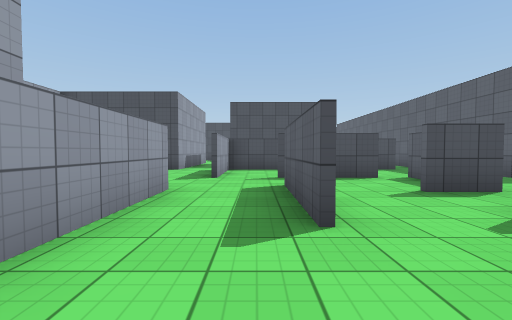
View 1 (above)

24 first-person views from a walk through a 3-D level made in the Unity game engine. The camera is 1.2 m above the floor, tilts 2° down and sees 90° across. The floor is counted in squares, 2 m on a side. Each view is taken from the middle of a square. On the plan, view 1 faces up. The plan holds only what a view shows up to about 9 squares ahead; the rest is blank. The player is left out. Surface patterns are stand-ins for the level's own textures.

View 2
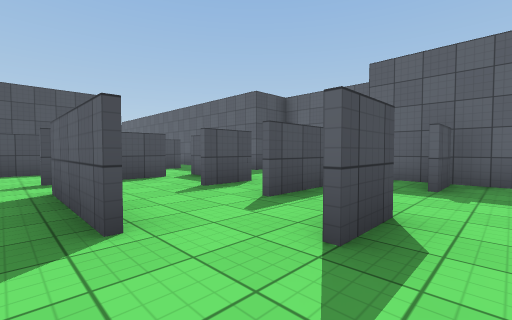

View 3
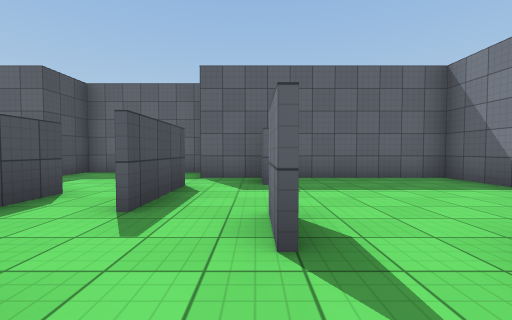

View 4
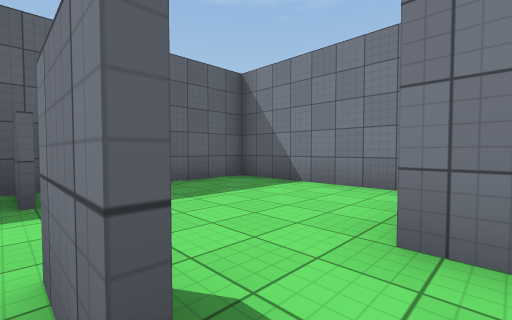

View 5
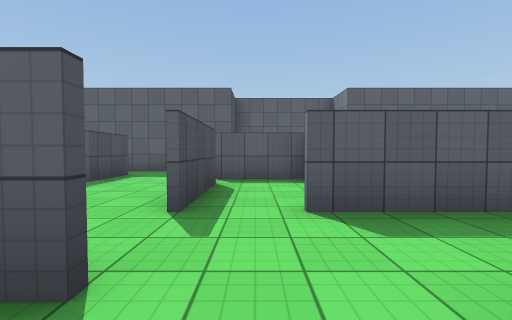

View 6
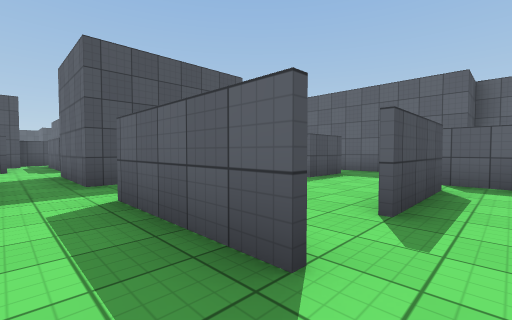

View 7
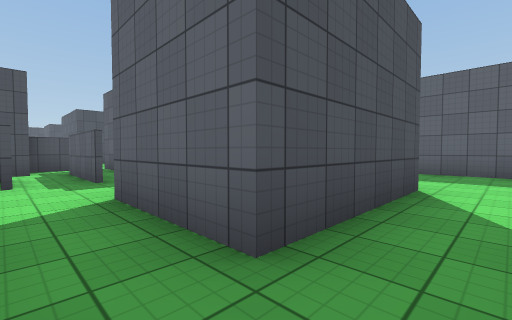

View 8
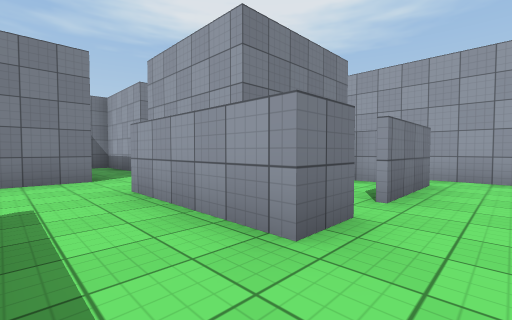

View 9
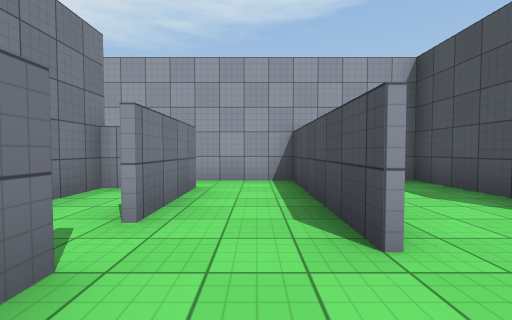

View 10
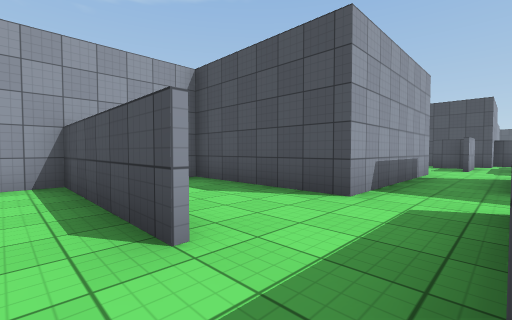

View 11
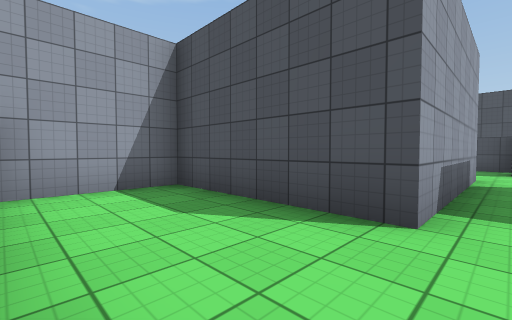

View 12
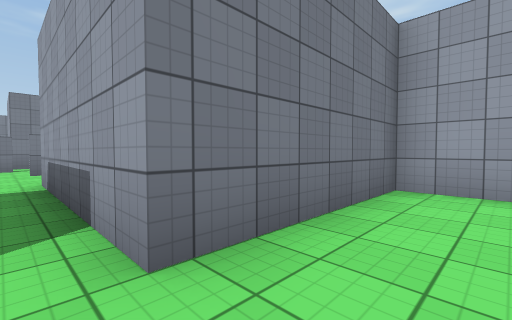

View 13
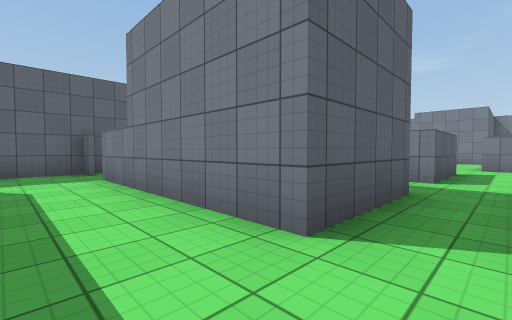

View 14
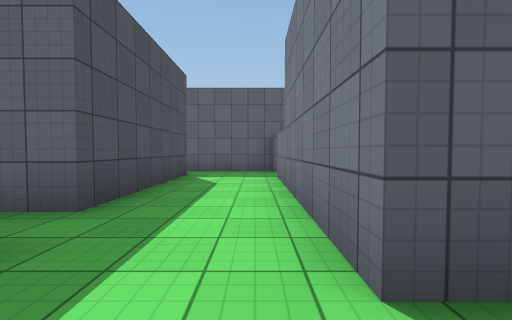

View 15
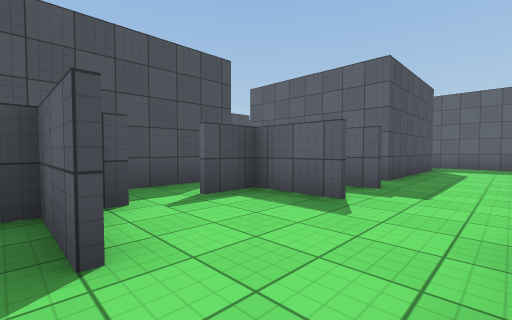

View 16
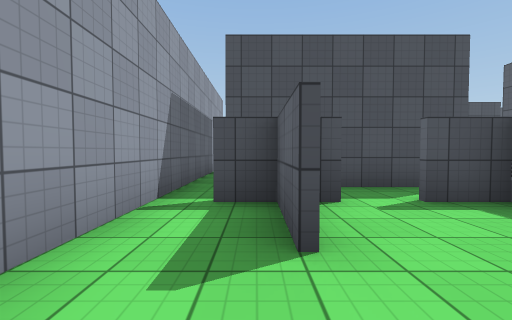

View 17
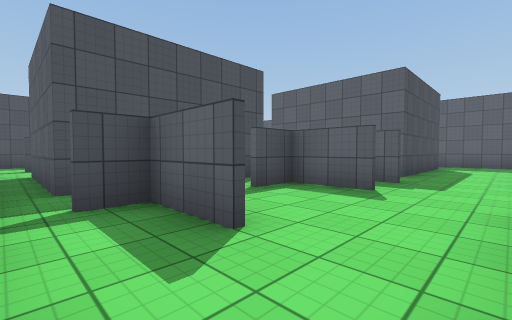

View 18
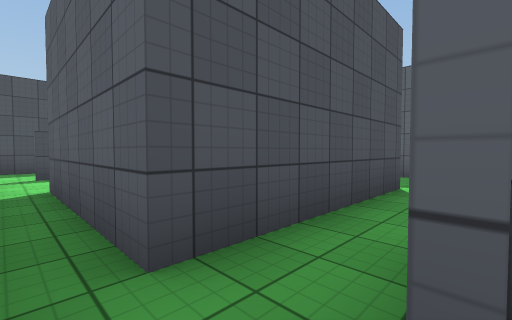

View 19
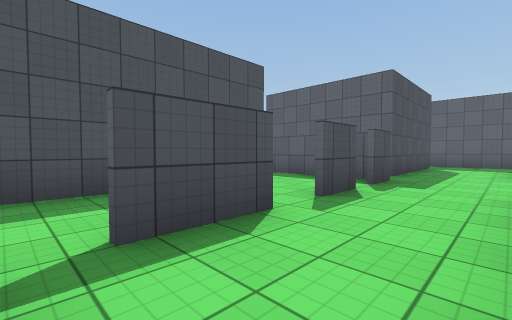

View 20
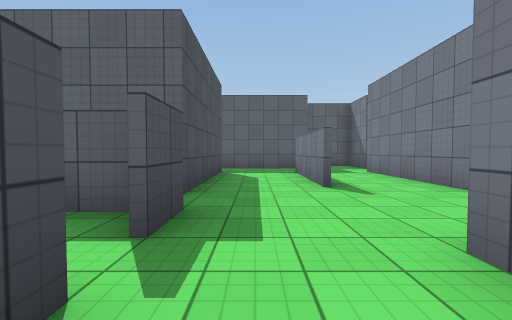

View 21
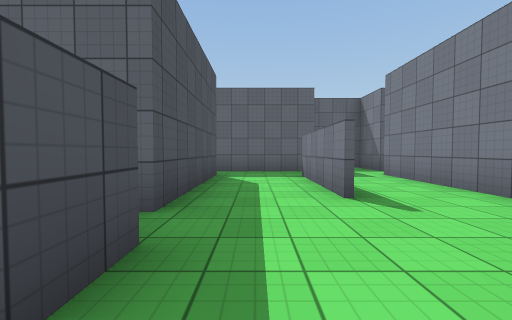

View 22
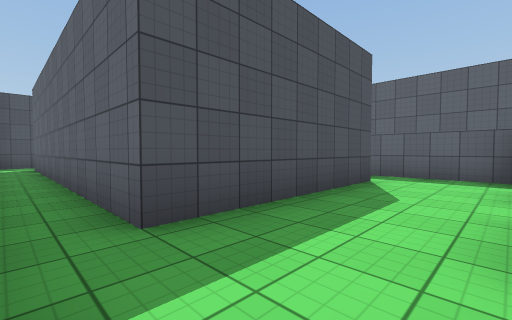

View 23
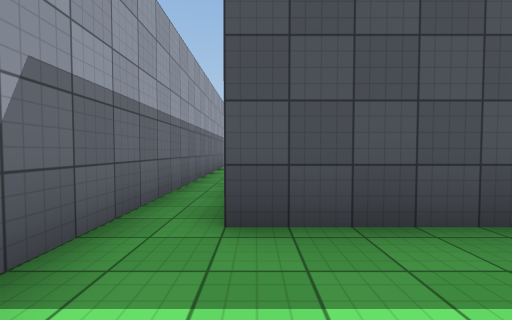

View 24
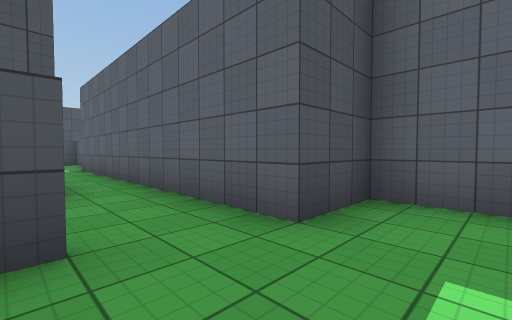

### Floor plan
Ten units are one square. View 1 is at (0, 0); x grows to the right and y downward. Boxes are objects, and circles mark ways between rooms. Rooms are numbered by the first view taken in them; rooms with no view inside come last. Other rooms are left out.
<svg viewBox="-77 -340 155 353">
<path fill="none" stroke="#000" d="M5 -19 5 -45M-14 -40 -14 -10M-4 8 15 8M15 -57 5 -57M-24 -57 -62 -57M-24 -40 -14 -40M-10 -56 -10 -65M-54 -40 -31 -40M-62 -59 -62 -38M-10 -84 -5 -84M26 -100 -10 -100 -10 -125M-25 -128 -25 -83M-39 -160 -55 -160M-20 -144 -20 -160 -30 -160M-62 -145 -62 -128 -25 -128M-47 -144 -47 -160M-14 -172 -55 -172 -55 -208M-62 -205 -62 -145M12 -207 42 -207M9 -187 45 -187M-5 -185 -15 -185M5 -175 5 -188M-2 -227 -12 -227M44 -207 39 -207M-19 -227 -30 -227M46 -230 5 -230M58 -182 70 -182M-40 -227 -55 -227M73 -189 73 -202 58 -202 58 -214M-18 -250 -62 -250 -62 -335M-72 -320 -72 -241M-5 -229 -5 -259M45 -147 5 -147 5 -156M51 -125 58 -125M58 -116 58 -151M-10 -125 40 -125M-19 -161 -19 -145M-25 -83 -62 -83 -62 -59M-10 -65 -10 -84M29 -57 15 -57M35 -39 35 -59M46 -83 30 -83M58 -76 58 -86M58 -86 58 -116M38 -37 25 -37M14 -9 25 -9M8 -83 -9 -83 -9 -58M-51 -32 -51 -25 -22 -25"/>
<circle cx="-10" cy="-50" r="3" fill="#2a7"/>
<circle cx="10" cy="-50" r="3" fill="#2a7"/>
<circle cx="0" cy="-60" r="3" fill="#2a7"/>
<circle cx="-20" cy="-60" r="3" fill="#2a7"/>
<circle cx="-30" cy="-40" r="3" fill="#2a7"/>
<circle cx="-20" cy="-130" r="3" fill="#2a7"/>
<circle cx="-20" cy="-80" r="3" fill="#2a7"/>
<circle cx="20" cy="-90" r="3" fill="#2a7"/>
<circle cx="25" cy="-80" r="3" fill="#2a7"/>
<circle cx="-30" cy="-160" r="3" fill="#2a7"/>
<circle cx="-60" cy="-155" r="3" fill="#2a7"/>
<circle cx="-10" cy="-135" r="3" fill="#2a7"/>
<circle cx="-60" cy="-200" r="3" fill="#2a7"/>
<circle cx="-30" cy="-230" r="3" fill="#2a7"/>
<circle cx="-60" cy="-230" r="3" fill="#2a7"/>
<circle cx="0" cy="-180" r="3" fill="#2a7"/>
<circle cx="50" cy="-190" r="3" fill="#2a7"/>
<circle cx="50" cy="-120" r="3" fill="#2a7"/>
<circle cx="50" cy="-80" r="3" fill="#2a7"/>
<circle cx="20" cy="-40" r="3" fill="#2a7"/>
<circle cx="15" cy="-70" r="3" fill="#2a7"/>
<text x="0" y="-20">1</text>
<text x="-30" y="-50">2</text>
<text x="-10" y="-90">3</text>
<text x="-40" y="-140">4</text>
<text x="-50" y="-170">5</text>
<text x="10" y="-200">6</text>
<text x="-70" y="-260">7</text>
<text x="30" y="-140">8</text>
<text x="-40" y="-80">9</text>
<text x="40" y="-60">10</text>
<text x="40" y="-100">11</text>
<text x="30" y="-30">12</text>
<text x="10" y="-70">13</text>
<text x="-20" y="-20">14</text>
</svg>
Room 1 opens to room 2. Room 1 opens to room 10. Room 1 opens to room 13. Room 2 opens to room 9. Room 2 opens to room 14. Room 3 opens to room 4. Room 3 opens to room 9. Room 3 opens to room 11. Room 4 opens to room 5. Room 4 opens to room 8. Room 5 opens to room 6. Room 6 opens to room 7. Room 6 opens to room 8. Room 8 opens to room 11. Room 10 opens to room 11. Room 10 opens to room 12. Room 10 opens to room 13.

Where each view was taken, in squares from view 1:
view 1: 0 up, 0 right, facing up
view 2: 0 up, 0 right, facing up-right
view 3: 1 up, 0 right, facing right
view 4: 1 up, 1 right, facing down-right
view 5: 5 up, 2 left, facing right
view 6: 5 up, 2 left, facing up-right
view 7: 9 up, 2 left, facing up-right
view 8: 5 up, 0 right, facing down-left
view 9: 5 up, 1 left, facing left
view 10: 5 up, 1 left, facing up-left
view 11: 6 up, 2 left, facing up-left
view 12: 14 up, 2 left, facing down-left
view 13: 14 up, 2 left, facing down-right
view 14: 13 up, 2 left, facing right
view 15: 13 up, 5 left, facing up-right
view 16: 13 up, 5 left, facing up
view 17: 13 up, 6 left, facing up-right
view 18: 16 up, 6 left, facing up-right
view 19: 21 up, 6 left, facing up-right
view 20: 22 up, 3 left, facing right
view 21: 22 up, 2 left, facing right
view 22: 23 up, 7 left, facing up-right
view 23: 23 up, 6 left, facing up
view 24: 19 up, 4 right, facing up-right
